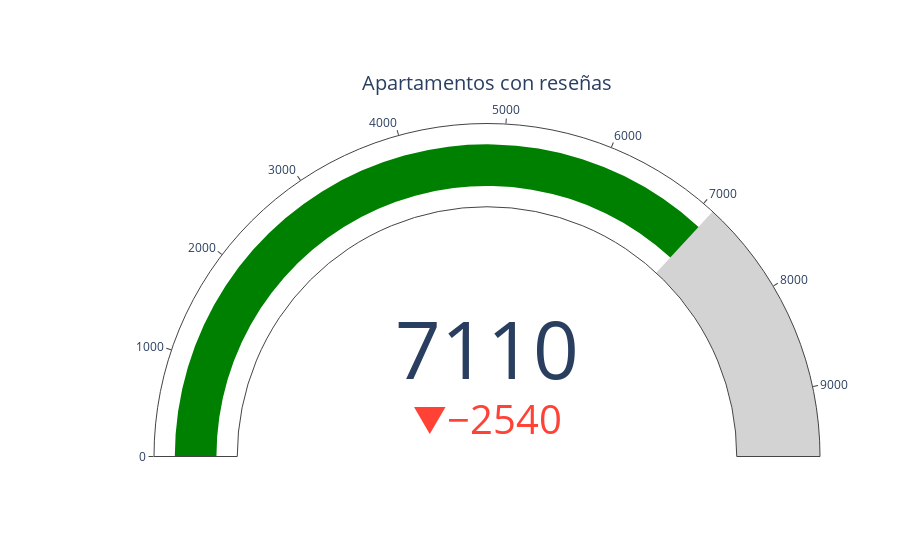

The notebook cell saved with this chart:
### Code cell
fig = go.Figure(go.Indicator(
    mode = "gauge+number+delta",
    value = valores_unicos - sin_reseñas,
    domain = {'x': [0.1, 1], 'y': [0, 1]},
    title = {'text': "Apartamentos con reseñas"},
    delta = {'reference': valores_unicos},
    gauge = {
        'axis': {'range': [None, valores_unicos]},
        'steps': [
            {'range': [0, valores_unicos - sin_reseñas], 'color': "white"},
            {'range': [valores_unicos - sin_reseñas, valores_unicos], 'color': "lightgray"}]}))
fig.update_layout(autosize = False)

fig.show()

### Figure 1 — Plotly figure (JSON) as saved in the notebook; plotly's stock layout.template omitted (floating-point values rounded to 4 significant figures)
{"data": [{"delta": {"reference": 9650}, "domain": {"x": [0.1, 1], "y": [0, 1]}, "gauge": {"axis": {"range": [null, 9650]}, "steps": [{"color": "white", "range": [0, 7112]}, {"color": "lightgray", "range": [7112, 9650]}]}, "mode": "gauge+number+delta", "title": {"text": "Apartamentos con reseñas"}, "type": "indicator", "value": 7112}], "layout": {"autosize": false}}
